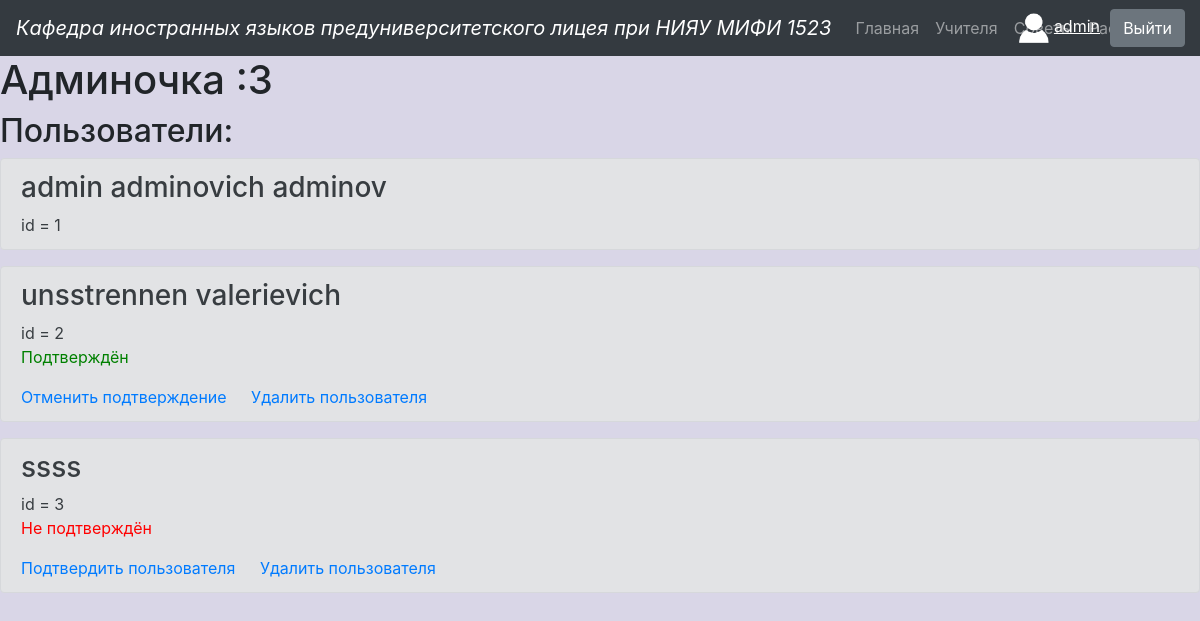
Before: /admin (signed in) with the older database file.
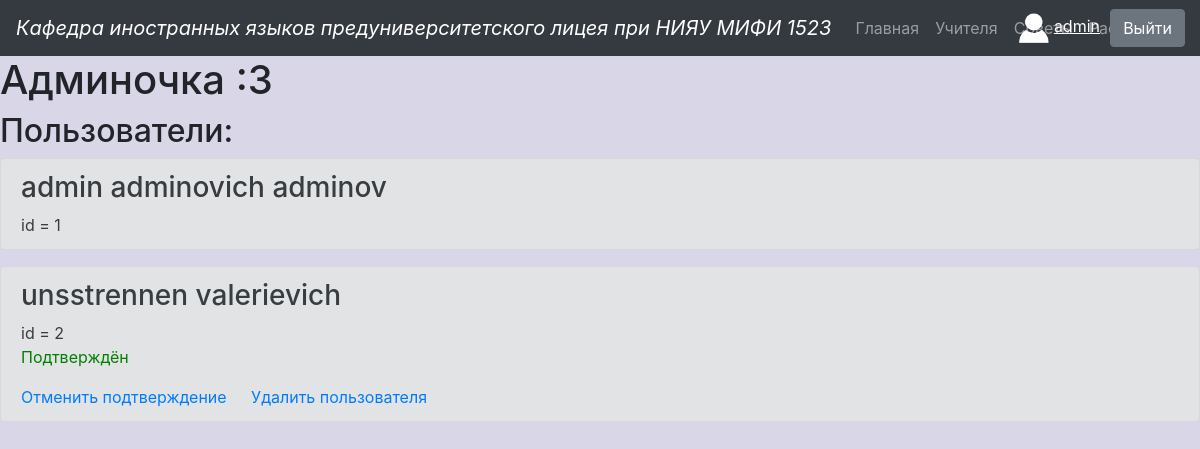
After: the same page with the newer database file.
### main.py (models this page shows, shortened)
class Teacher(db.Model):
    id = db.Column(db.Integer, primary_key=True)
    username = db.Column(db.String(80), unique=True, nullable=False)
    full_name = db.Column(db.String(80), unique=False, nullable=False)
    password = db.Column(db.String(80), unique=False, nullable=False)
    accepted = db.Column(db.Boolean, unique=False)

### main.py (the view)
@app.route('/admin')
def admin():
    if 'username' not in session:
        return redirect('/index')
    if session['username'] != 'admin':
        return redirect('/index')
    return render_template('admin.html', session=session, users=Teacher.query.all())

### templates/admin.html (shortened to what this page needs)
<!DOCTYPE html>
<html lang="ru">
<head>
    <link rel="stylesheet" href="{{ url_for('static', filename='css/bootstrap.min.css') }}" >
    <link rel="stylesheet" href="{{ url_for('static', filename='css/TEACHERS.css') }}" >
</head>
<body style='background-color:#d9d6e7;'>
  <nav class="navbar navbar-expand-lg navbar-dark bg-dark">
<a class="navbar-brand" href="#"><em>Кафедра иностранных языков предуниверситетского лицея при НИЯУ МИФИ 1523</em></a>
<div class="collapse navbar-collapse" id="navbarNav">
 <ul class="navbar-nav">
   <li class="nav-item">
     <a class="nav-link" href="/index">Главная</a>
   </li>
   <li class="nav-item">
     <a class="nav-link" href="/teachers">Учителя <span class="sr-only">(current)</span></a>
   </li>
   <li class="nav-item">
     <a class="nav-link" href="/advices">Советы</a>
   </li>
   <li class="nav-item">
     <a class="nav-link" href="/timetable">Расписание</a>
   </li>
 </ul>
    {% if session['username'] %}
    <div style="position: absolute; right: 100px;">
  <img src="{{ url_for('static', filename='images/user.png') }}" width="30" height="30">
    <a href="profile" style="color: white; text-decoration: underline; display: inline;">
        {{ session['username'] }}</a>
    </div>
        <a class="btn btn-secondary" href="logout" role="button" style="position: absolute; right: 15px; display: inline;">Выйти</a>
    {% else %}
  <a class="btn btn-secondary" href="login" role="button"style="position: absolute; right: 15px; display: inline;">Войти</a>
    {% endif %}
</div>
</nav>
  <h1>Админочка :3</h1>
  <h2>Пользователи:</h2>
{% for user in users %}
    <div class="alert alert-secondary" role="alert">
        <h3>{{user.full_name}}</h3>
        <div>id = {{user.id}}</div>
        {% if user.username != 'admin' %}
            {% if user.accepted %}
            <p style="color: green">Подтверждён</p>
            <a href="accept/{{user.id}}">Отменить подтверждение</a>
            {% else %}
            <p style="color: red">Не подтверждён</p>
            <a href="accept/{{user.id}}">Подтвердить пользователя</a>
            {% endif %}
            <a style="margin-left: 20px;" href="delete/{{user.id}}">Удалить пользователя</a>
        {% endif %}
    </div>
{% endfor %}
</body>
</html>

Changed rows visible on the page:
removed Teacher: full_name "ssss", id "3"
